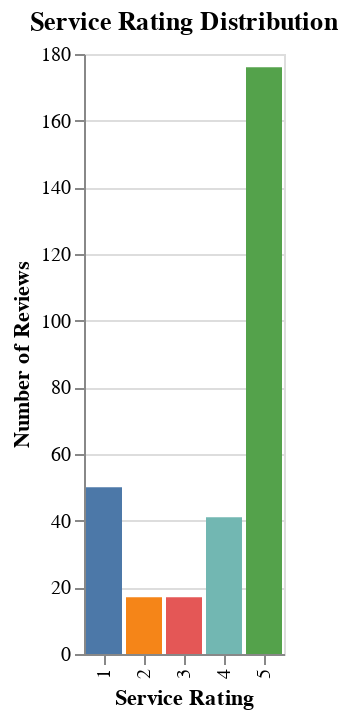

Notebook cell for this chart:
### Code cell
service_chart = alt.Chart(service_ratings).mark_bar().encode(
    x = alt.X("index:N", title="Service Rating"),
    y = alt.Y("count:Q", title="Number of Reviews"),
    color = alt.Color("index:N", legend=None)
).properties(
    title = "Service Rating Distribution"
)
service_chart

### Figure 1 — Vega-Lite specification as saved in the notebook (floating-point values rounded to 4 significant figures)
{"config": {"view": {"continuousWidth": 400, "continuousHeight": 300}}, "data": {"name": "data-116762c6f38d34b9dbb9a026e9b20dbf"}, "mark": "bar", "encoding": {"color": {"field": "index", "legend": null, "type": "nominal"}, "x": {"field": "index", "title": "Service Rating", "type": "nominal"}, "y": {"field": "count", "title": "Number of Reviews", "type": "quantitative"}}, "title": "Service Rating Distribution", "$schema": "https://vega.github.io/schema/vega-lite/v4.17.0.json", "datasets": {"data-116762c6f38d34b9dbb9a026e9b20dbf": [{"index": 5.0, "count": 176}, {"index": 1.0, "count": 50}, {"index": 4.0, "count": 41}, {"index": 2.0, "count": 17}, {"index": 3.0, "count": 17}]}}
